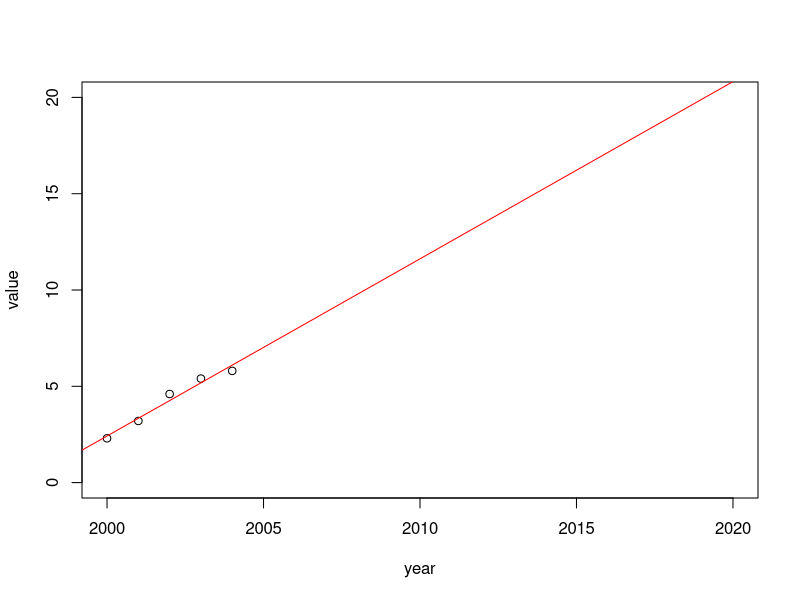

The R source for this figure:
year <- c(2000, 2001, 2002, 2003, 2004)
value <- c(2.3,3.2,4.6,5.4,5.8)
plot(year, value,xlim= c(2000,2020),ylim = c(0,20))

fit <- lm(value ~ year)
abline(fit, col="red")

fit$coefficients[[2]]

fit$residuals
summary(fit) 

#구분법
#*별표가 많이 있을때 정확도 up
#p-value가 0.05이하일때 정확도 up
